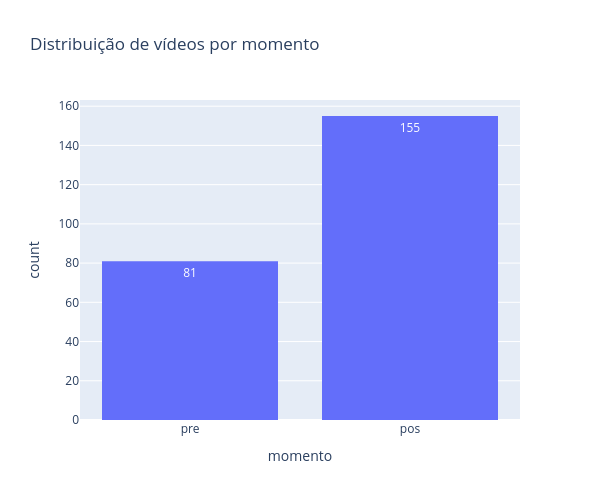

Source (notebook cell):
### Code cell
# Frequência dos momentos (pre/pos) 

fig = px.histogram(
    patients_df,
    x='momento',
    title='Distribuição de vídeos por momento',
    text_auto=True,
    category_orders={'momento': ['pre', 'pos']}
)

fig.update_layout(
    bargap=0.2,
    width=600,
    height=500
)

### Figure 1 — Plotly figure (JSON) as saved in the notebook; plotly's stock layout.template omitted (floating-point values rounded to 4 significant figures; data arrays with more than 128 entries replaced by an {"elided": "..."} marker saying what was removed)
{"data": [{"alignmentgroup": "True", "bingroup": "x", "hovertemplate": "momento=%{x}<br>count=%{y}<extra></extra>", "legendgroup": "", "marker": {"color": "#636efa", "pattern": {"shape": ""}}, "name": "", "offsetgroup": "", "orientation": "v", "showlegend": false, "texttemplate": "%{value}", "type": "histogram", "x": {"elided": "236 str values"}, "xaxis": "x", "yaxis": "y"}], "layout": {"bargap": 0.2, "barmode": "relative", "height": 500, "legend": {"tracegroupgap": 0}, "title": {"text": "Distribuição de vídeos por momento"}, "width": 600, "xaxis": {"anchor": "y", "categoryarray": ["pre", "pos"], "categoryorder": "array", "domain": [0, 1], "title": {"text": "momento"}}, "yaxis": {"anchor": "x", "domain": [0, 1], "title": {"text": "count"}}}}
